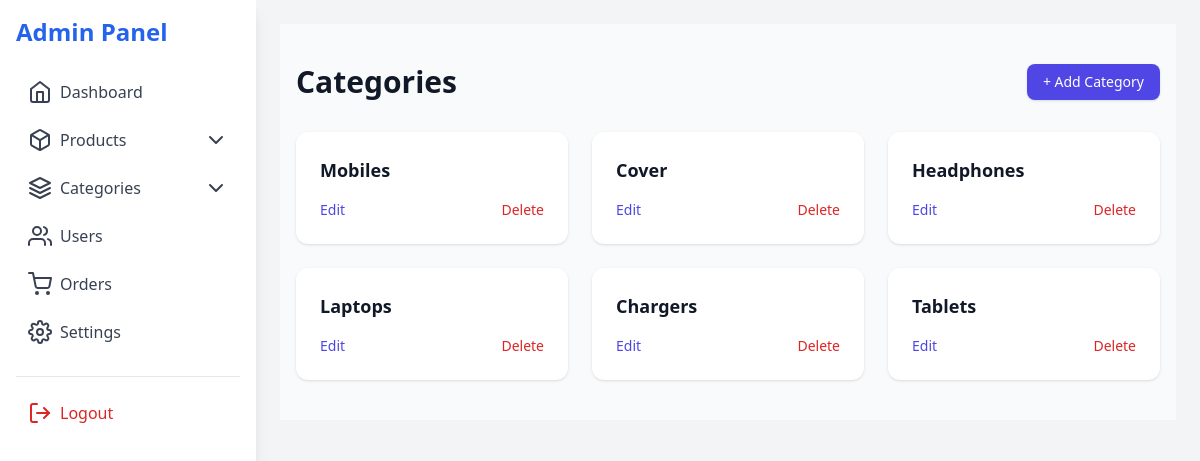
Page /dashboard/category/lists on the earlier database version.
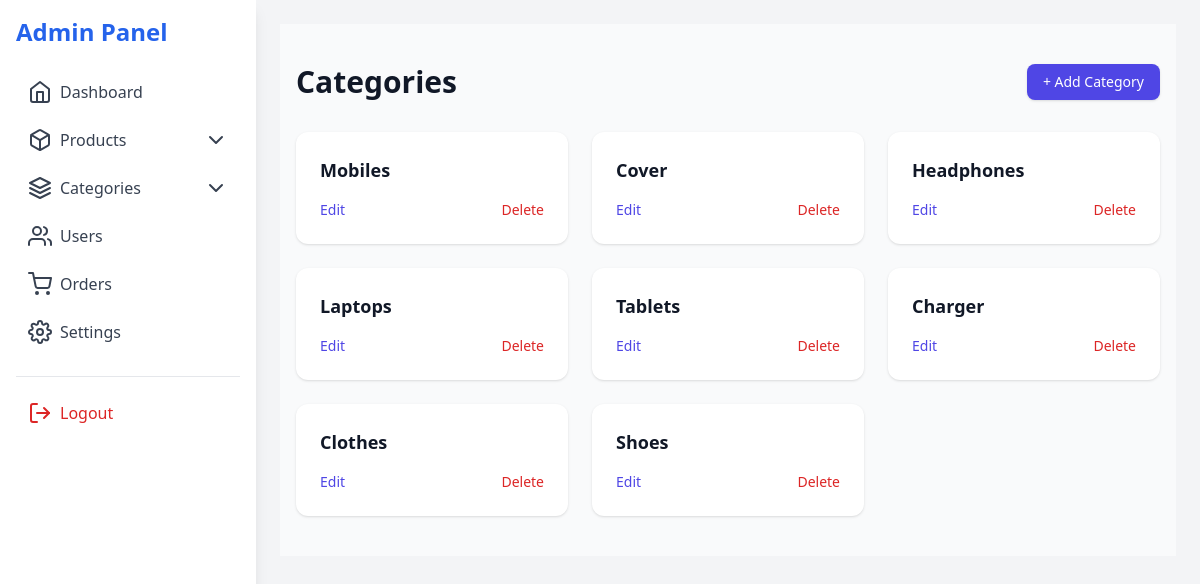
Same page on the later database version.
### product/models.py (models this page shows, shortened)
class Category(models.Model):
    category_name=models.CharField(max_length=100)
    created_at=models.DateTimeField(auto_now_add=True)

### adminpage/views.py (the view)
# urls.py: path('category/lists',views.category_list,name='dashboard_category_lists'),
def category_list(request):
    category_lists = Category.objects.all()
    return render(request,'dashboard_category_lists.html',{'category_lists':category_lists})

### adminpage/templates/dashboard_category_lists.html (shortened to what this page needs)
{% extends 'dashboard_layout.html' %}
{% block content %}
<section class="bg-gray-50 py-10">
  <div class="container mx-auto px-4">
    <div class="flex items-center justify-between mb-8">
      <h2 class="text-3xl font-bold text-gray-900">Categories</h2>
      <a href="{% url 'add_category' %}"
         class="inline-flex items-center px-4 py-2 bg-indigo-600 text-white text-sm font-medium rounded-lg shadow hover:bg-indigo-700 transition-colors">
        + Add Category
      </a>
    </div>
    <div class="grid gap-6 sm:grid-cols-2 lg:grid-cols-3 xl:grid-cols-4">
      {% for category in category_lists %}
      <div class="bg-white rounded-xl shadow hover:shadow-lg transition-all duration-300 flex flex-col p-6">
        <h3 class="text-lg font-semibold text-gray-900 truncate">{{ category.category_name }}</h3>
        <div class="mt-4 flex items-center justify-between">
          <a href="{% url 'update_category' category.id %}"
             class="text-sm text-indigo-600 hover:underline">Edit</a>
          <a href="{% url 'delete_category' category.id %}"
             class="text-sm text-red-600 hover:underline">Delete</a>
        </div>
      </div>
      {% empty %}
      <p class="text-gray-600 col-span-full text-center">No categories available. Please add some.</p>
      {% endfor %}
    </div>
  </div>
</section>
{% endblock %}

### adminpage/templates/dashboard_layout.html (shortened to what this page needs)
<!DOCTYPE html>
<html lang="en">
<head>
  <script src="https://cdn.tailwindcss.com"></script>
</head>
<body class="bg-gray-100">
<div class="flex h-screen">
  <aside id="sidebar" class="w-64 bg-white shadow-lg p-4 space-y-6">
    <h1 class="text-2xl font-bold text-blue-600 mb-4">Admin Panel</h1>
    <nav class="space-y-2">
      <a href="#" class="flex items-center gap-2 text-gray-700 hover:bg-gray-200 px-3 py-2 rounded">
        <i data-feather="home"></i> Dashboard
      </a>
      <div>
        <button onclick="toggleDropdown('productMenu')" class="flex items-center justify-between w-full text-gray-700 hover:bg-gray-200 px-3 py-2 rounded">
          <span class="flex items-center gap-2">
            <i data-feather="box"></i> Products
          </span>
          <i data-feather="chevron-down"></i>
        </button>
      </div>
      <div>
        <button onclick="toggleDropdown('categoryMenu')" class="flex items-center justify-between w-full text-gray-700 hover:bg-gray-200 px-3 py-2 rounded">
          <span class="flex items-center gap-2">
            <i data-feather="layers"></i> Categories
          </span>
          <i data-feather="chevron-down"></i>
        </button>
      </div>
      <a href="#" class="flex items-center gap-2 text-gray-700 hover:bg-gray-200 px-3 py-2 rounded">
        <i data-feather="users"></i> Users
      </a>
      <a href="#" class="flex items-center gap-2 text-gray-700 hover:bg-gray-200 px-3 py-2 rounded">
        <i data-feather="shopping-cart"></i> Orders
      </a>
      <a href="#" class="flex items-center gap-2 text-gray-700 hover:bg-gray-200 px-3 py-2 rounded">
        <i data-feather="settings"></i> Settings
      </a>
    </nav>
    <div class="mt-10 border-t pt-4">
      <a href="#" class="flex items-center gap-2 text-red-600 hover:bg-red-50 px-3 py-2 rounded">
        <i data-feather="log-out"></i> Logout
      </a>
    </div>
  </aside>
  <main class="flex-1 p-6 overflow-y-auto">
   {% block content %}
   {% endblock %}
  </main>
</div>
</body>
</html>

Differences in the rows shown:
removed Category: category_name "Chargers"
added Category: category_name "Charger"
added Category: category_name "Clothes"
added Category: category_name "Shoes"
